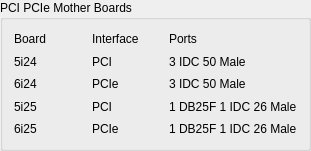
           <widget class="QGroupBox" name="groupBox_89">
            <property name="geometry">
             <rect>
              <x>10</x>
              <y>10</y>
              <width>311</width>
              <height>151</height>
             </rect>
            </property>
            <property name="title">
             <string>PCI PCIe Mother Boards</string>
            </property>
            <layout class="QGridLayout" name="gridLayout_175">
             <item row="1" column="1">
              <widget class="QLabel" name="label_1163">
               <property name="text">
                <string>PCI</string>
               </property>
              </widget>
             </item>
             <item row="4" column="1">
              <widget class="QLabel" name="label_1166">
               <property name="text">
                <string>PCIe</string>
               </property>
              </widget>
             </item>
             <item row="2" column="1">
              <widget class="QLabel" name="label_1164">
               <property name="text">
                <string>PCIe</string>
               </property>
              </widget>
             </item>
             <item row="3" column="0">
              <widget class="QLabel" name="label_1160">
               <property name="text">
                <string>5i25</string>
               </property>
              </widget>
             </item>
             <item row="3" column="1">
              <widget class="QLabel" name="label_1165">
               <property name="text">
                <string>PCI</string>
               </property>
              </widget>
             </item>
             <item row="0" column="1">
              <widget class="QLabel" name="label_1162">
               <property name="text">
                <string>Interface</string>
               </property>
              </widget>
             </item>
             <item row="1" column="0">
              <widget class="QLabel" name="label_1158">
               <property name="text">
                <string>5i24</string>
               </property>
              </widget>
             </item>
             <item row="4" column="0">
              <widget class="QLabel" name="label_1161">
               <property name="text">
                <string>6i25</string>
               </property>
              </widget>
             </item>
             <item row="2" column="0">
              <widget class="QLabel" name="label_1159">
               <property name="text">
                <string>6i24</string>
               </property>
              </widget>
             </item>
             <item row="0" column="0">
              <widget class="QLabel" name="label_1157">
               <property name="text">
                <string>Board</string>
               </property>
              </widget>
             </item>
             <item row="1" column="2">
              <widget class="QLabel" name="label_1167">
               <property name="text">
                <string>3 IDC 50 Male</string>
               </property>
              </widget>
             </item>
             <item row="0" column="2">
              <widget class="QLabel" name="label_1168">
               <property name="text">
                <string>Ports</string>
               </property>
              </widget>
             </item>
             <item row="2" column="2">
              <widget class="QLabel" name="label_1169">
               <property name="text">
                <string>3 IDC 50 Male</string>
               </property>
              </widget>
             </item>
             <item row="3" column="2">
              <widget class="QLabel" name="label_1170">
               <property name="text">
                <string>1 DB25F 1 IDC 26 Male</string>
               </property>
              </widget>
             </item>
             <item row="4" column="2">
              <widget class="QLabel" name="label_1171">
               <property name="text">
                <string>1 DB25F 1 IDC 26 Male</string>
               </property>
              </widget>
             </item>
            </layout>
           </widget>
